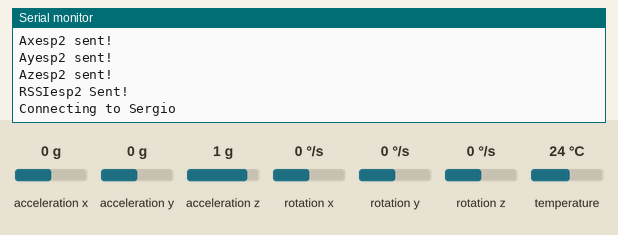
This sketch was run on a simulated ESP32. Shown: the last lines printed to the serial monitor. The inputs (shaded band) are chosen by the test bench; at power-on: acceleration x 0 g, acceleration y 0 g, acceleration z 1 g, rotation x 0 °/s, rotation y 0 °/s, rotation z 0 °/s, temperature 24 °C. WiFi joins after 1.5 s; servers stay silent unless stated; no MQTT or app messages arrive unless stated.

Above: at 2.8 s.
2.9 s: acceleration x set to -1.4 g
At 2.9 s:
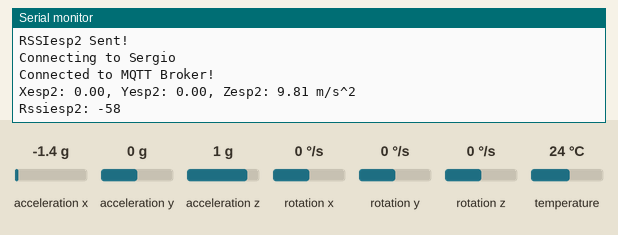
4.4 s: acceleration y set to -1.4 g
At 5.0 s:
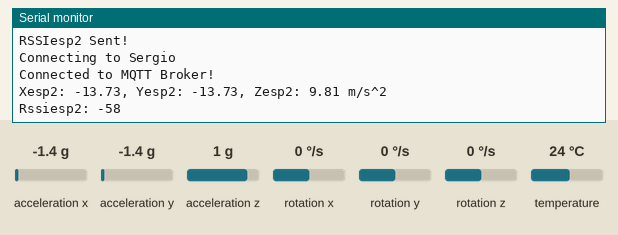
5.9 s: acceleration z set to -1.4 g
At 6.8 s:
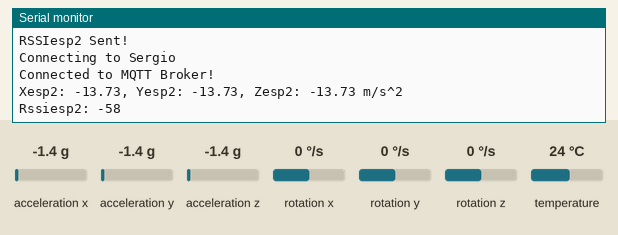

The sketch:

MPU5060Esp2.ino
```cpp
#include <Adafruit_MPU6050.h>
#include <Adafruit_Sensor.h>
#include <WiFi.h> // Enables the ESP32 to connect to the local network (via WiFi)
#include "PubSubClient.h" // Connect and publish to the MQTT broker

Adafruit_MPU6050 mpu;

// WiFi
const char *ssid = "Sergio"; // Enter your WiFi name
const char *wifi_password = "sergio123";  // Enter WiFi password

// MQTT ESP2 = Tangan Kiri
const char* mqtt_server = "192.168.43.248";  // IP of the MQTT broker
const char* mpu5060_topic = "wban/sensor/esp2";
const char* mqtt_username = "sergiocorbymqtt"; // MQTT username
const char* mqtt_password = "SergioCorby"; // MQTT password
const char* clientID = "client_mpu5060"; // MQTT client ID

int y;
int i;

// Initialise the WiFi and MQTT Client objects
WiFiClient wifiClient;
// 1883 is the listener port for the Broker
PubSubClient client(mqtt_server, 1883, wifiClient);

void setup() {
  Serial.begin(115200);
  // Connect to the WiFi
  WiFi.begin(ssid, wifi_password);
// Wait until the connection has been confirmed before continuing
  while (WiFi.status() != WL_CONNECTED) {
    y++;
    delay(500);
    Serial.print(".");
    Serial.print(y);
    if (y>=11) {
      ESP.restart();
      y = 0;
    }
  }
  Serial.println("WiFi connected");
  Serial.print("IP address: ");
  Serial.println(WiFi.localIP());
  while (!Serial)
    delay(10); // will pause Zero, Leonardo, etc until serial console opens
  Serial.println("Adafruit MPU6050 test!");

  // Try to initialize!
  if (!mpu.begin()) {
    Serial.println("Failed to find MPU6050 chip");
    while (1) {
      delay(10);
    }
  }
  Serial.println("MPU6050 Found!");
  mpu.setAccelerometerRange(MPU6050_RANGE_8_G);
  Serial.print("Accelerometer range set to: ");
  switch (mpu.getAccelerometerRange()) {
  case MPU6050_RANGE_2_G:
    Serial.println("+-2G");
    break;
  case MPU6050_RANGE_4_G:
    Serial.println("+-4G");
    break;
  case MPU6050_RANGE_8_G:
    Serial.println("+-8G");
    break;
  case MPU6050_RANGE_16_G:
    Serial.println("+-16G");
    break;
  }
  mpu.setGyroRange(MPU6050_RANGE_500_DEG);
  Serial.print("Gyro range set to: ");
  switch (mpu.getGyroRange()) {
  case MPU6050_RANGE_250_DEG:
    Serial.println("+- 250 deg/s");
    break;
  case MPU6050_RANGE_500_DEG:
    Serial.println("+- 500 deg/s");
    break;
  case MPU6050_RANGE_1000_DEG:
    Serial.println("+- 1000 deg/s");
    break;
  case MPU6050_RANGE_2000_DEG:
    Serial.println("+- 2000 deg/s");
    break;
  }

  mpu.setFilterBandwidth(MPU6050_BAND_5_HZ);
  Serial.print("Filter bandwidth set to: ");
  switch (mpu.getFilterBandwidth()) {
  case MPU6050_BAND_260_HZ:
    Serial.println("260 Hz");
    break;
  case MPU6050_BAND_184_HZ:
    Serial.println("184 Hz");
    break;
  case MPU6050_BAND_94_HZ:
    Serial.println("94 Hz");
    break;
  case MPU6050_BAND_44_HZ:
    Serial.println("44 Hz");
    break;
  case MPU6050_BAND_21_HZ:
    Serial.println("21 Hz");
    break;
  case MPU6050_BAND_10_HZ:
    Serial.println("10 Hz");
    break;
  case MPU6050_BAND_5_HZ:
    Serial.println("5 Hz");
    break;
  }

  Serial.println("");
  delay(100);
}

// Custom function to connet to the MQTT broker via WiFi
void connect_MQTT(){
  Serial.print("Connecting to ");
  Serial.println(ssid);
  // Connect to MQTT Broker
  // client.connect returns a boolean value to let us know if the connection was successful.
  // If the connection is failing, make sure you are using the correct MQTT Username and Password (Setup Earlier in the Instructable)
  if (client.connect(clientID, mqtt_username, mqtt_password)) {
    Serial.println("Connected to MQTT Broker!");
  }
  else {
    Serial.println("Connection to MQTT Broker failed...");
  }
}

void loop() {

  connect_MQTT();
  Serial.setTimeout(2000);
  /* Get new sensor events with the readings */
  sensors_event_t a, g, temp;
  mpu.getEvent(&a, &g, &temp);

  /* Print out the values */
  Serial.print("Xesp2: ");
  Serial.print(a.acceleration.x);
  Serial.print(", Yesp2: ");
  Serial.print(a.acceleration.y);
  Serial.print(", Zesp2: ");
  Serial.print(a.acceleration.z);
  Serial.println(" m/s^2");
  Serial.println("");
  Serial.print("Rssiesp2: ");
  Serial.println(WiFi.RSSI());
  Serial.println("");
  delay(500);

  // MQTT can only transmit strings
  String accelerometer_xesp2="Axesp2:"+String((float)a.acceleration.x);
  String accelerometer_yesp2="Ayesp2:"+String((float)a.acceleration.y);
  String accelerometer_zesp2="Azesp2:"+String((float)a.acceleration.z);
  String rssiesp2="Rssiesp2:"+String((float)WiFi.RSSI());

    // PUBLISH to the MQTT Broker (topic = mpu5060, defined at the beginning)

  if (client.publish(mpu5060_topic, accelerometer_xesp2.c_str())) {
    Serial.println("Axesp2 sent!");
  }
  // Again, client.publish will return a boolean value depending on whether it succeded or not.
  // If the message failed to send, we will try again, as the connection may have broken.
  else {
    Serial.println("Axesp2 failed to send. Reconnecting to MQTT Broker and trying again");
    client.connect(clientID, mqtt_username, mqtt_password);
    delay(10); // This delay ensures that client.publish doesn't clash with the client.connect call
    client.publish(mpu5060_topic, accelerometer_xesp2.c_str());
  }
  // PUBLISH to the MQTT Broker (topic = mpu5060, defined at the beginning)
  if (client.publish(mpu5060_topic, accelerometer_yesp2.c_str())) {
    Serial.println("Ayesp2 sent!");
  }
  // Again, client.publish will return a boolean value depending on whether it succeded or not.
  // If the message failed to send, we will try again, as the connection may have broken.
  else {
    Serial.println("Ayesp2 failed to send. Reconnecting to MQTT Broker and trying again");
    client.connect(clientID, mqtt_username, mqtt_password);
    delay(10); // This delay ensures that client.publish doesn't clash with the client.connect call
    client.publish(mpu5060_topic, accelerometer_yesp2.c_str());
  }
  // PUBLISH to the MQTT Broker (topic = mpu5060, defined at the beginning)
  if (client.publish(mpu5060_topic, accelerometer_zesp2.c_str())) {
    Serial.println("Azesp2 sent!");
  }
  // Again, client.publish will return a boolean value depending on whether it succeded or not.
  // If the message failed to send, we will try again, as the connection may have broken.
  else {
    Serial.println("Azesp2 failed to send. Reconnecting to MQTT Broker and trying again");
    client.connect(clientID, mqtt_username, mqtt_password);
    delay(10); // This delay ensures that client.publish doesn't clash with the client.connect call
    client.publish(mpu5060_topic, accelerometer_zesp2.c_str());
  }
  // PUBLISH to the MQTT Broker (topic = mpu5060, defined at the beginning)
  if (client.publish(mpu5060_topic, rssiesp2.c_str())) {
    Serial.println("RSSIesp2 Sent!");
  }
  // Again, client.publish will return a boolean value depending on whether it succeded or not.
  // If the message failed to send, we will try again, as the connection may have broken.
  else {
    Serial.println("RSSIesp2 failed to send. Reconnecting to MQTT Broker and trying again");
    client.connect(clientID, mqtt_username, mqtt_password);
    delay(10); // This delay ensures that client.publish doesn't clash with the client.connect call
    client.publish(mpu5060_topic, rssiesp2.c_str());
  }
  client.disconnect();  // disconnect from the MQTT broker
  delay(0.5*60);       // print new values every 1 Minute
}
```

Measured:
- after the input at 4.4 s, the serial monitor: prints a new line after 0.19 s (image 2)
- after the input at 5.9 s, the serial monitor: prints a new line after 0.45 s (image 3)
